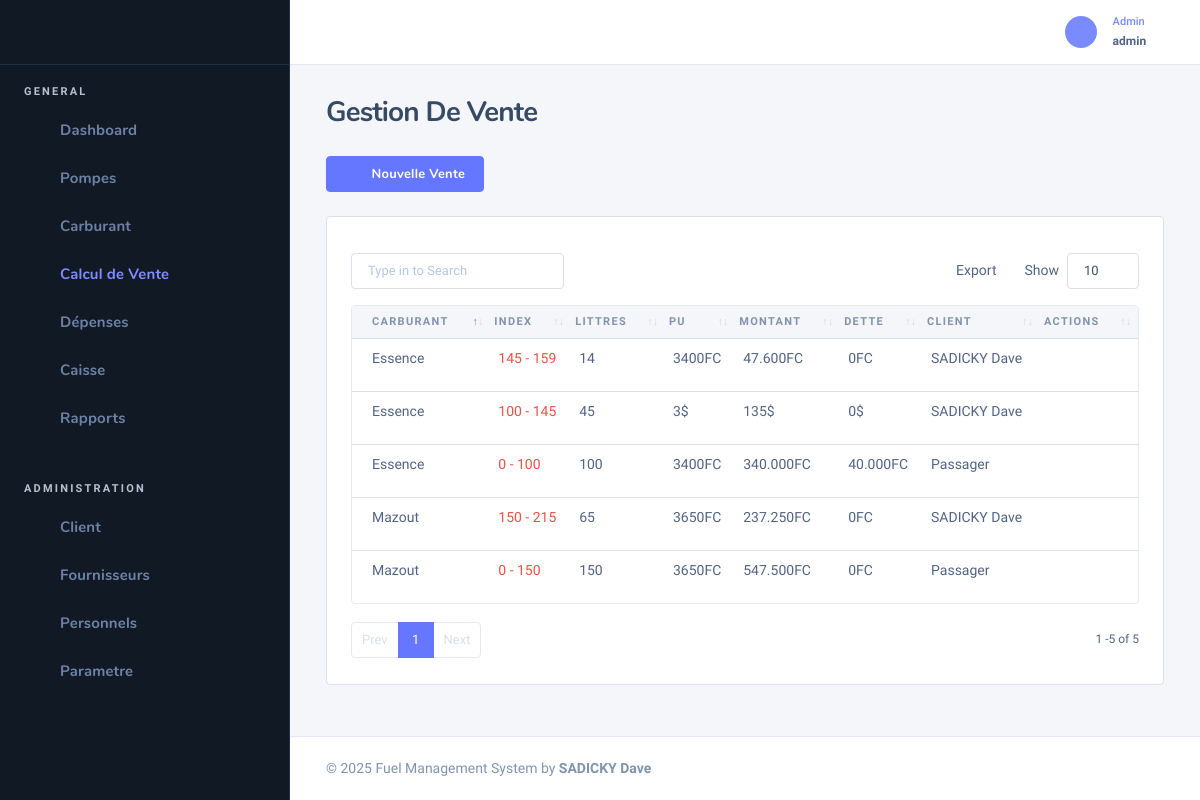
Page /ventes (signed in) on the committed database.
### tables this page shows
CREATE TABLE `tbl_vente` (
  `vente_id` int(11) NOT NULL,
  `pompe_id` int(11) NOT NULL,
  `datev` date DEFAULT NULL,
  `tiers_id` int(11) DEFAULT NULL,
  `mtotal` varchar(40) DEFAULT NULL,
  `bindex` varchar(40) DEFAULT NULL,
  `aindex` varchar(40) DEFAULT NULL,
  `paye` float DEFAULT NULL,
  `reste` float DEFAULT NULL,
  `date` date NOT NULL DEFAULT current_timestamp(),
  `devise_id` int(11) DEFAULT NULL,
  `annuler` enum('0','1') DEFAULT NULL,
  `pompiste` int(11) DEFAULT NULL
);

CREATE TABLE `tbl_types` (
  `id_type` int(11) NOT NULL,
  `type` varchar(100) NOT NULL,
  `unity` varchar(10) NOT NULL
);

CREATE TABLE `tbl_vente_carburant` (
  `vc_id` int(11) NOT NULL,
  `vente_id` int(11) DEFAULT NULL,
  `carburant_id` int(11) DEFAULT NULL,
  `qty` float DEFAULT NULL,
  `prix` varchar(11) DEFAULT NULL,
  `total` float DEFAULT NULL,
  `statut` enum('0','1') DEFAULT NULL
);

CREATE TABLE `tbl_devise` (
  `devise_id` int(11) NOT NULL,
  `devise` varchar(200) DEFAULT NULL,
  `short` varchar(200) NOT NULL,
  `taux` varchar(200) NOT NULL,
  `statut` enum('0','1') NOT NULL
);

CREATE TABLE `tbl_tiers` (
  `tier_id` int(11) NOT NULL,
  `tiers` varchar(100) DEFAULT NULL,
  `tel` varchar(200) DEFAULT NULL,
  `type` enum('C','F','D') DEFAULT NULL
);

### Models/Admin/vente.class.php (called while the page is built, shortened)
<?php
class Vente
{
    public function getVentes()
    {
        $db = getConnection();
        $statement = $db->prepare("SELECT tbl_vente.vente_id AS vente_id,tbl_vente.tiers_id AS tiers,tbl_vente.mtotal AS mtotal,
         tbl_vente.paye AS paye,tbl_vente.reste AS reste,tbl_devise.short,tbl_vente.bindex AS bindex,tbl_vente.aindex AS aindex,
         tbl_vente.datev AS datev,tbl_tiers.tiers,tbl_types.type as type,tbl_pompe.cpt as cpt,tbl_staff.noms as pompiste,
         tbl_vente_carburant.prix as prix,tbl_vente_carburant.qty as qty,tbl_pompe.code as pompe
         FROM tbl_vente,tbl_vente_carburant,tbl_tiers,tbl_devise,tbl_types,tbl_carburant,tbl_pompe,tbl_staff
         WHERE tbl_devise.devise_id= tbl_vente.devise_id and tbl_types.id_type = tbl_carburant.id_type
         and tbl_vente_carburant.vente_id =tbl_vente.vente_id and tbl_vente_carburant.carburant_id =tbl_carburant.id_carburant
         and tbl_vente.tiers_id = tbl_tiers.tier_id and tbl_vente.pompe_id =tbl_pompe.pompe_id         ORDER BY `tbl_vente`.`vente_id` DESC");
        $statement->execute();
        $tbP = array();
        while ($data =  $statement->fetch(PDO::FETCH_OBJ)) {
            $tbP[] = $data;
        }
        return $tbP;
    }
}

### Vues/Admin/vente.php (the view, shortened to what this page needs)
<div class="nk-content-body">
    <?php if ($_SESSION['role'] != 'station'): ?>
        <div class="nk-block-head-content">
            <a href="<?= WEBROOT ?>order" class="btn btn-primary"><em class="icon ni ni-plus"></em><span>Nouvelle Vente</span></a>
        </div>
    <?php endif ?>
</div>
<div class="nk-block nk-block-lg">
    <div class="card card-bordered card-preview">
        <div class="card-inner">
            <div class="table-responsive">
                <table class="datatable-init-export table table-condensed" data-export-title="Export">
                    <thead>
                        <tr class="tb-tnx-head">
                            <th>Carburant</th>
                            <th>Index</th>
                            <th>Littres</th>
                            <th>PU</th>
                            <th>Montant</th>
                            <th>Dette</th>
                            <th>Client</th>
                            <th>Actions</th>
                        </tr>
                    </thead>
                    <tbody>
                        <?php
                        foreach ($ventes as $user) : ?>
                            <tr>
                                <td><?= $user->type ?></td>
                                <td class="text-danger"><?= $user->bindex ?> - <?= $user->aindex ?></td>
                                <td><?= $user->qty ?></td>
                                <td><?= $user->prix ?><?= $user->short ?></td>
                                <td><?= number_format($user->mtotal, 0, ',', '.') ?><?= $user->short ?></td>
                                <td><?= number_format($user->reste, 0, ',', '.') ?><?= $user->short ?></td>
                                <td><?= $user->tiers ?></td>
                                <td>
                                    <ul class="nk-tb-actions gx-1">
                                        <li>
                                            <div class="drodown">
                                                <a href="#" class="dropdown-toggle btn btn-icon btn-trigger" data-bs-toggle="dropdown"><em class="icon ni ni-more-h"></em></a>
                                            </div>
                                        </li>
                                    </ul>
                                </td>
                            </tr>
                        <?php
                        endforeach ?>
                    </tbody>
                </table>
            </div>
        </div>
    </div>
</div>

### rows in the picture
tbl_vente: tbl_types.type "Essence", bindex "145", aindex "159", tbl_vente_carburant.qty "14", tbl_vente_carburant.prix "3400", devise.short "FC", mtotal "47.600", reste "0", tiers.tiers "SADICKY Dave"
tbl_vente: tbl_types.type "Essence", bindex "100", aindex "145", tbl_vente_carburant.qty "45", tbl_vente_carburant.prix "3", devise.short "$", mtotal "135", reste "0", tiers.tiers "SADICKY Dave"
tbl_vente: tbl_types.type "Mazout", bindex "150", aindex "215", tbl_vente_carburant.qty "65", tbl_vente_carburant.prix "3650", devise.short "FC", mtotal "237.250", reste "0", tiers.tiers "SADICKY Dave"
tbl_vente: tbl_types.type "Mazout", bindex "0", aindex "150", tbl_vente_carburant.qty "150", tbl_vente_carburant.prix "3650", devise.short "FC", mtotal "547.500", reste "0", tiers.tiers "Passager"
tbl_vente: tbl_types.type "Essence", bindex "0", aindex "100", tbl_vente_carburant.qty "100", tbl_vente_carburant.prix "3400", devise.short "FC", mtotal "340.000", reste "40.000", tiers.tiers "Passager"

### other values in the picture
$_SESSION['username'] "admin"
$title "Gestion De Vente"
